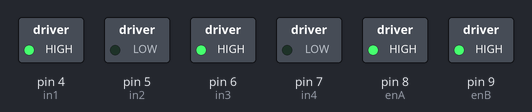
This sketch was run on a simulated Arduino Uno, built with avr-gcc and run on an emulated ATmega328P. On the bench: switched loads named in the sketch (green lamp = pin HIGH).

Above: at 0.1 s.
Timing chart, 0 to 1.6 s (numbered marks = the images above):
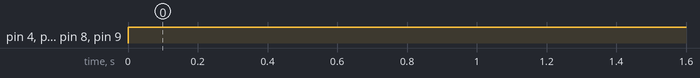

Measured:
- by itself, pin 4 (in1), pin 6 (in3), pin 8 (enA), pin 9 (enB): LOW → HIGH at 0.00 s

The sketch:

Test_Motor.ino
```cpp
int enA = 8;
int in1 = 4;
int in2 = 5;
int enB = 9;
int in3 = 6;
int in4 = 7;


void setup() {
  pinMode(enA, OUTPUT);
  pinMode(enB, OUTPUT);
  pinMode(in1, OUTPUT);
  pinMode(in2, OUTPUT);
  pinMode(in3, OUTPUT);
  pinMode(in4, OUTPUT);

}

void loop() {
  digitalWrite(enA, HIGH);
  digitalWrite(in1, HIGH);
  digitalWrite(in2, LOW);
  digitalWrite(enB, HIGH);
  digitalWrite(in3, HIGH);
  digitalWrite(in4, LOW);
  delay(2000);

}
```
